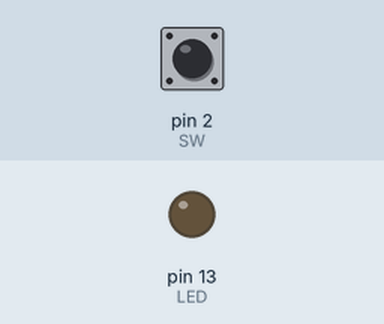
Recording of a sketch running on a simulated Arduino Uno, built with avr-gcc and run on an emulated ATmega328P. Shown: output pins drawn as LEDs (lit = HIGH). Inputs (shaded band) come from the test bench; at power-on: pin 2 (SW) HIGH.

Above: at 1.2 s.
1.3 s: pin 2 (SW) pulled LOW for 0.15 s
At 2.3 s:
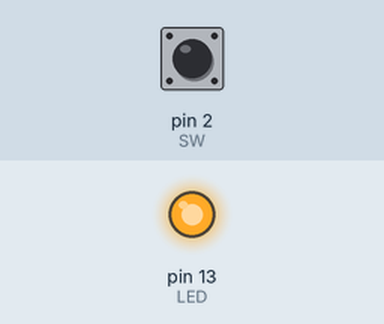
2.9 s: pin 2 (SW) pulled LOW for 1 s
At 3.5 s:
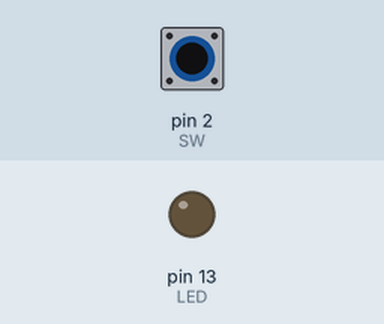
5.4 s: pin 2 (SW) pulled LOW for 3.2 s
At 6.6 s:
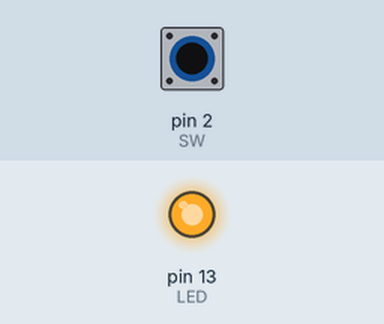
Timing chart, 0 to 8.4 s (numbered marks = the images above; inputs shaded):
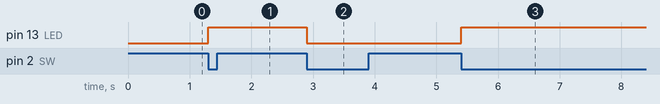

The sketch:

Switch3.ino
```cpp
const int SW = 2;
const int LED = 13;

boolean sw = true;
boolean led = false;

void setup() {
  pinMode(SW, INPUT_PULLUP);
  pinMode(LED, OUTPUT);
}

void loop() {
  if(sw != digitalRead(SW)){
    delayMicroseconds(500);
    sw = !sw;
    if(!sw){
      led = !led;
      digitalWrite(LED, led);
    }
  }
}
```

Measured:
- after the input at 1.3 s, pin 13 (LED): LOW → HIGH at once
- after the input at 2.9 s, pin 13 (LED): HIGH → LOW at once
- after the input at 5.4 s, pin 13 (LED): LOW → HIGH at once
